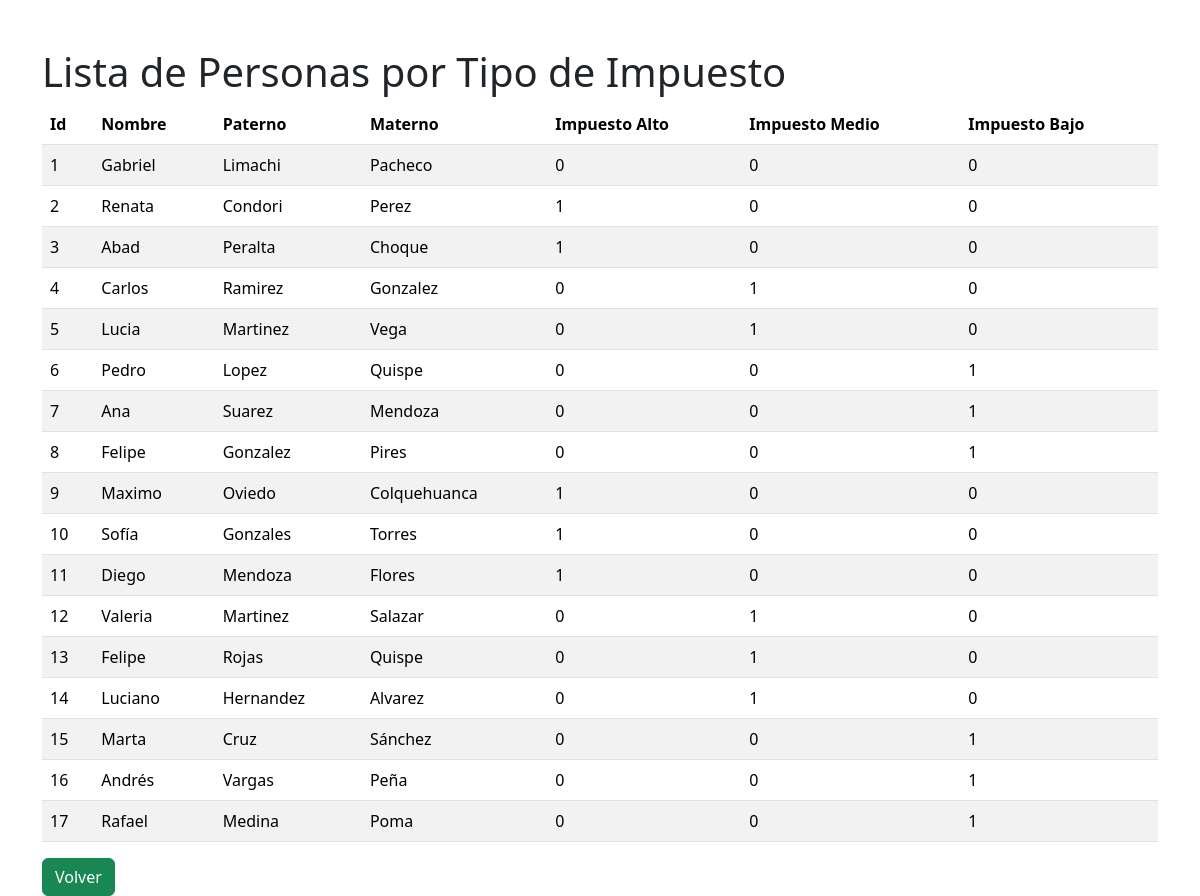
The app's page /Ejercicio6/listar.php with its own data.
### tables this page shows
CREATE TABLE `usuario` (
  `id_ci` int(11) NOT NULL,
  `nombre` varchar(50) NOT NULL,
  `paterno` varchar(50) NOT NULL,
  `materno` varchar(50) DEFAULT NULL,
  `telefono` varchar(20) DEFAULT NULL,
  `email` varchar(100) DEFAULT NULL,
  `nombre_usuario` varchar(50) NOT NULL,
  `contraseña` varchar(255) NOT NULL,
  `id_cargo` int(11) DEFAULT NULL,
  `carnet` int(11) NOT NULL
);

### Ejercicio6/listar.php (the view, shortened to what this page needs)
<?php
include "./conexion.php";
$sql = "
    SELECT
        u.id_ci,
        u.nombre,
        u.paterno,
        u.materno,
        u.telefono,
        u.email,
        u.nombre_usuario,
        SUM(CASE WHEN p.id_catastro LIKE '1%' THEN 1 ELSE 0 END) AS impuesto_alto,
        SUM(CASE WHEN p.id_catastro LIKE '2%' THEN 1 ELSE 0 END) AS impuesto_medio,
        SUM(CASE WHEN p.id_catastro LIKE '3%' THEN 1 ELSE 0 END) AS impuesto_bajo
    FROM usuario u
    LEFT JOIN propiedad p ON u.id_ci = p.id_ci
    GROUP BY u.id_ci
";
$resultado = mysqli_query($con, $sql);
?>
<!DOCTYPE html>
<html lang="en">
<head>
    <link href="https://cdn.jsdelivr.net/npm/bootstrap@5.3.3/dist/css/bootstrap.min.css" rel="stylesheet">
</head>
<body class="container mt-5">
    <h1>Lista de Personas por Tipo de Impuesto</h1>
    <table class="table table-striped">
        <thead>
            <tr>
                <th>Id</th>
                <th>Nombre</th>
                <th>Paterno</th>
                <th>Materno</th>
                <th>Impuesto Alto</th>
                <th>Impuesto Medio</th>
                <th>Impuesto Bajo</th>
            </tr>
        </thead>
        <tbody>
            <?php
            while ($fila = mysqli_fetch_assoc($resultado)) {
                echo "<tr>";
                echo "<td>" . htmlspecialchars($fila['id_ci']) . "</td>";
                echo "<td>" . htmlspecialchars($fila['nombre']) . "</td>";
                echo "<td>" . htmlspecialchars($fila['paterno']) . "</td>";
                echo "<td>" . htmlspecialchars($fila['materno']) . "</td>";
                echo "<td>" . htmlspecialchars($fila['impuesto_alto']) . "</td>";
                echo "<td>" . htmlspecialchars($fila['impuesto_medio']) . "</td>";
                echo "<td>" . htmlspecialchars($fila['impuesto_bajo']) . "</td>";
                echo "</tr>";
            }
            ?>
        </tbody>
    </table>
    <a class="btn btn-success" href='admin.php'>Volver</a>
</body>
</html>

### records on screen
usuario: id_ci "1", nombre "Gabriel", paterno "Limachi", materno "Pacheco", impuesto_alto "0", impuesto_medio "0", impuesto_bajo "0"
usuario: id_ci "2", nombre "Renata", paterno "Condori", materno "Perez", impuesto_alto "1", impuesto_medio "0", impuesto_bajo "0"
usuario: id_ci "3", nombre "Abad", paterno "Peralta", materno "Choque", impuesto_alto "1", impuesto_medio "0", impuesto_bajo "0"
usuario: id_ci "4", nombre "Carlos", paterno "Ramirez", materno "Gonzalez", impuesto_alto "0", impuesto_medio "1", impuesto_bajo "0"
usuario: id_ci "5", nombre "Lucia", paterno "Martinez", materno "Vega", impuesto_alto "0", impuesto_medio "1", impuesto_bajo "0"
usuario: id_ci "6", nombre "Pedro", paterno "Lopez", materno "Quispe", impuesto_alto "0", impuesto_medio "0", impuesto_bajo "1"
usuario: id_ci "7", nombre "Ana", paterno "Suarez", materno "Mendoza", impuesto_alto "0", impuesto_medio "0", impuesto_bajo "1"
usuario: id_ci "8", nombre "Felipe", paterno "Gonzalez", materno "Pires", impuesto_alto "0", impuesto_medio "0", impuesto_bajo "1"
usuario: id_ci "9", nombre "Maximo", paterno "Oviedo", materno "Colquehuanca", impuesto_alto "1", impuesto_medio "0", impuesto_bajo "0"
usuario: id_ci "10", nombre "Sofía", paterno "Gonzales", materno "Torres", impuesto_alto "1", impuesto_medio "0", impuesto_bajo "0"
usuario: id_ci "11", nombre "Diego", paterno "Mendoza", materno "Flores", impuesto_alto "1", impuesto_medio "0", impuesto_bajo "0"
usuario: id_ci "12", nombre "Valeria", paterno "Martinez", materno "Salazar", impuesto_alto "0", impuesto_medio "1", impuesto_bajo "0"
usuario: id_ci "13", nombre "Felipe", paterno "Rojas", materno "Quispe", impuesto_alto "0", impuesto_medio "1", impuesto_bajo "0"
usuario: id_ci "14", nombre "Luciano", paterno "Hernandez", materno "Alvarez", impuesto_alto "0", impuesto_medio "1", impuesto_bajo "0"
usuario: id_ci "15", nombre "Marta", paterno "Cruz", materno "Sánchez", impuesto_alto "0", impuesto_medio "0", impuesto_bajo "1"
usuario: id_ci "16", nombre "Andrés", paterno "Vargas", materno "Peña", impuesto_alto "0", impuesto_medio "0", impuesto_bajo "1"
usuario: id_ci "17", nombre "Rafael", paterno "Medina", materno "Poma", impuesto_alto "0", impuesto_medio "0", impuesto_bajo "1"
